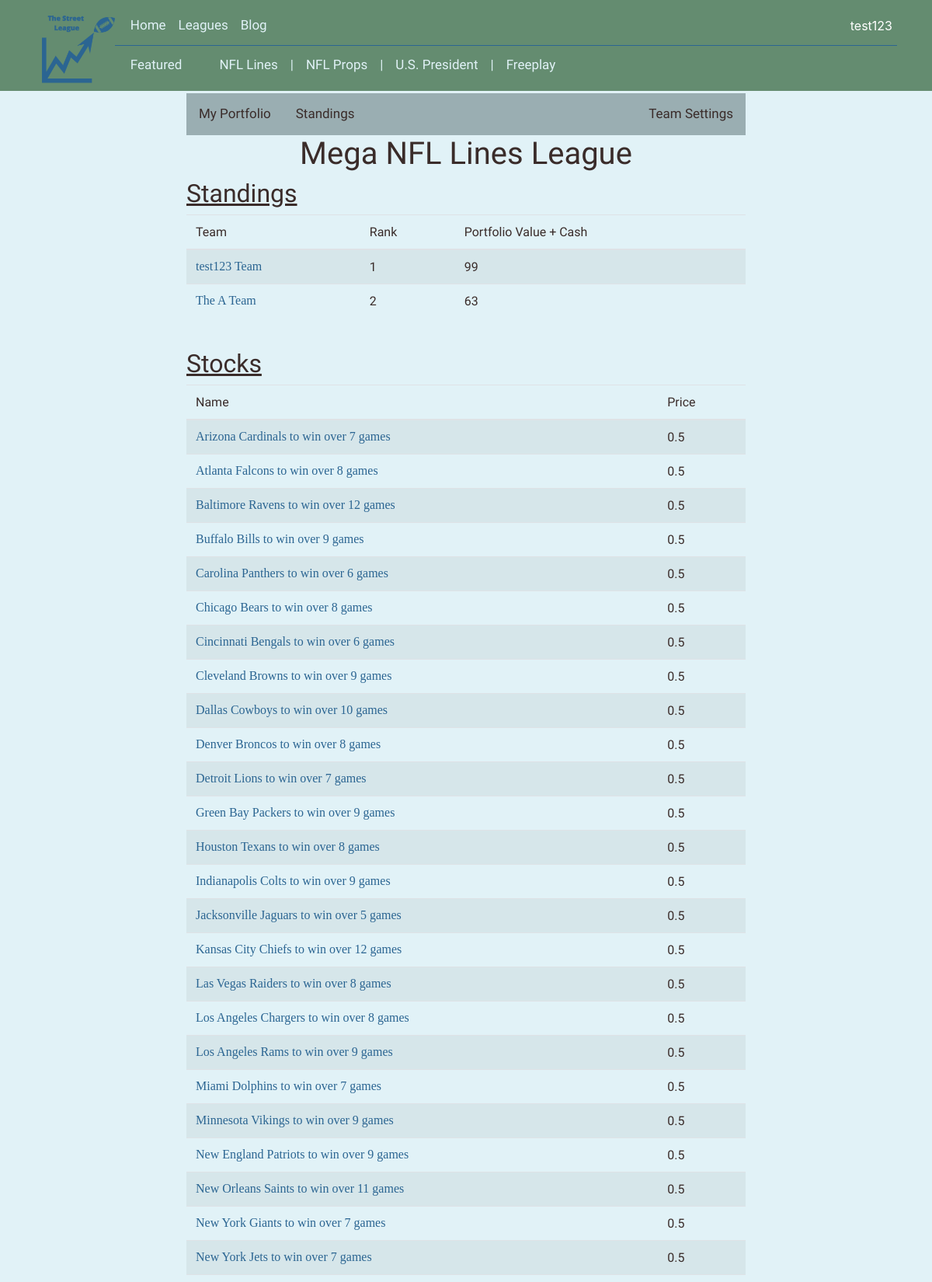
Screenshot of /league/13/ (signed in, upper part) with the database file from the repository.
### fantasyworld/models.py (models this page shows, shortened)
class League(models.Model):
	league_type = models.ForeignKey(LeagueType, on_delete=models.CASCADE)
	name = models.CharField(max_length = 100)
	is_public = models.BooleanField(default=False)
	league_password = models.CharField(max_length = 100, null=True, blank=True)

class Team(models.Model):
	user = models.ForeignKey(Profile, on_delete=models.CASCADE)
	league_session = models.ForeignKey(LeagueSession, on_delete=models.CASCADE)
	team_name = models.CharField(max_length=100, default = "Team")
	is_commissioner = models.BooleanField(default=False)
	budget = models.FloatField(default=100)
	def get_current_portfolio_value(self):
		portfolio_value = 0
		stock_transaction_set = self.stocktransaction_set.all()
		for stock_transaction in stock_transaction_set:
			stock = stock_transaction.stock
			if stock_transaction.bought_stock:
				quantity = stock_transaction.quantity
			else:
				quantity = (-1)*stock_transaction.quantity
			stock_price = stock.price
			portfolio_value += quantity*stock_price
		return portfolio_value

class Stock(models.Model):
	stock_set = models.ForeignKey(StockSet, on_delete = models.CASCADE)
	name = models.CharField(max_length=100,  default="Untitled")
	price = models.FloatField()
	transactions = models.ManyToManyField(Team, through = 'StockTransaction',
		default=None)
	description = models.CharField(max_length=1000, null=True, blank=True)
	stock_type = models.CharField(max_length=100, default='Generic')

### fantasyworld/views/league_views.py (the view)
# urls.py: path('league/<int:league_id>/', views.league_home,
def league_home(request, league_id):
	try:
		league = League.objects.get(pk=league_id)
	except League.DoesNotExist:
		raise Http404("League Does Not Exist :(")
	'''require user to be logged in to see league'''
	'''note: user does not have to be part of league'''
	user = request.user
	if not user.is_authenticated:
		return redirect('/login')
	else:
		try:
			league_session = LeagueSession.objects.get(league=league,
				is_current_league_session=True)
		except LeagueSession.DoesNotExist:
			league_session = LeagueSession(league=league)
			league_session.save()
		teams = Team.objects.filter(league_session=league_session)
		team = Team.objects.filter(league_session = league_session,
			user=Profile.objects.get(user=user))
		user_in_league = team.exists()
		if user_in_league:
			user_is_commissioner = team[0].is_commissioner
			users_team_id = team[0].id
		else:
			user_is_commissioner = False
			users_team_id = 0
		stock_sets = StockSet.objects.filter(league_session=league_session)
		all_stocks = []
		for stock_set in stock_sets:
			stocks = Stock.objects.filter(stock_set=stock_set)
			all_stocks += stocks
		team_portfolio_values = []
		for team in teams:
			portfolio_value = team.get_current_portfolio_value()
			team_portfolio_values.append((team, portfolio_value))
		team_portfolio_values.sort(key=lambda x: x[1], reverse=True)
		team_ranks = []
		i=1
		for team, portfolio_value in team_portfolio_values:
			team_ranks.append((team, portfolio_value, i))
			i += 1
	return render(request, 'fantasyworld/league_home.html',
		context={'league': league,
					'user_in_league': user_in_league,
					'users_team_id': users_team_id,
					'user_is_commissioner': user_is_commissioner,
					'team_ranks': team_ranks,
					'all_stocks': all_stocks})

### fantasyworld/templates/fantasyworld/league_home.html (shortened to what this page needs)
{% extends 'fantasyworld/bases/teampage_header.html' %}
{% block teampage_header %}
<h1>{{league.name}}</h1>
{% if league.is_public or user_in_league %}
<h2><u>Standings</u></h2>
<table class="table table-striped" style="margin-top: 5px;">
  <thead>
    <tr>
      <th scope="col">Team</th>
      <th scope="col">Rank</th>
      <th scope="col">Portfolio Value + Cash</th>
    </tr>
  </thead>
  <tbody>
  {% for team, team_portfolio_value, team_rank in team_ranks%}
    <tr>
      <th> <a href="{% url 'fantasyworld:team_home' team.id %}"> {{team.team_name}} </a> </th>
      <th> {{team_rank}} </th>
      <th> {{team.budget|add:team_portfolio_value}} </th>
  {% endfor %}
  </tbody>
</table>
<br>
<h2><u>Stocks</u></h2>
  {% if all_stocks %}
  <table class="table table-striped" style="margin-top: 5px;">
    <thead>
      <tr>
        <th scope="col">Name</th>
        <th scope="col">Price</th>
      </tr>
    </thead>
    <tbody>
      {% for stock in all_stocks %}
        <tr>
        <th> <a href="{% url 'fantasyworld:stock_detail' stock.id %}"> {{stock.name}} </a></th>
        <th> {{stock.price}} </th>
        </tr>
      {% endfor %}
    </tbody>
  </table>
  {% endif %}
{%endif %}
{% endblock %}

### fantasyworld/templates/fantasyworld/bases/base.html (shortened to what this page needs)
{% load static %}
<html>
    <head>
        <link rel="stylesheet" href="https://stackpath.bootstrapcdn.com/bootstrap/4.3.1/css/bootstrap.min.css">
        <link rel="stylesheet" href="https://cdnjs.cloudflare.com/ajax/libs/font-awesome/4.7.0/css/font-awesome.min.css">
        <link rel="stylesheet" href="{% static 'fantasyworld/style.css' %}">
    </head>
    <body>
        <nav class="navbar navbar-expand-md fixed-top ">
            <div class="container">
                <img src="{% static 'images/StreetLeagueLogo.png' %}" height="100px" style="border:0px" />
                <div class="collapse navbar-collapse flex-column align-items-start" id="navbarCollapse">
                    <ul class="navbar-nav bottom-border mb-auto mt-0">
                        <li class="nav-item active">
                            <a class="nav-link py-0" href="{% url 'fantasyworld:index'%}">Home</a>
                        </li>
                        <li class="nav-item">
                            <a class="nav-link py-0" href="{% url 'fantasyworld:league_categories'%}">Leagues</a>
                        </li>
                        <li class="nav-item">
                            <a class="nav-link py-0" href="#">Blog</a>
                        </li>
                        <div class = "navbar-right ml-auto">
                            {% if user.is_authenticated %}
                            <div class="dropdown">
                                <button class="dropbtn">{{ user }}</button>
                            </div>
                            {% else %}
                            <a class="nav-link py-0" href="{% url 'fantasyworld:login'%}">Sign In</a>
                            {% endif %}
                        </div>
                    </ul>
                    <ul class="nav navbar-nav mb-auto mt-0">
                        <li class="nav-item active">
                            <a class="nav-link py-0" href="#">Featured</a>
                        </li>
                        <li class="nav-item active">
                        </li>
                        <li class="nav-item active">
                        </li>
                        <li class="nav-item active">
                            <a class="nav-link py-0" href="{% url 'fantasyworld:leaguetype_home' 7 %}">NFL Lines</a>
                        </li>
                        <li class="nav-item active">
                            <a class="nav-link py-0" href="#">|</a>
                        </li>
                        <li class="nav-item active">
                            <a class="nav-link py-0" href="#">NFL Props</a>
                        </li>
                        <li class="nav-item active">
                            <a class="nav-link py-0" href="#">|</a>
                        </li>
                        <li class="nav-item active">
                            <a class="nav-link py-0" href="#">U.S. President</a>
                        </li>
                        <li class="nav-item active">
                            <a class="nav-link py-0" href="#">|</a>
                        </li>
                        <li class="nav-item active">
                            <a class="nav-link py-0" href="#">Freeplay</a>
                        </li>
                    </ul>
                </div>
            </div>
        </nav>
        <main>
            <div id="super_wrapper">
                <div id="wrapper">
            	   {% block content %}
            	   {% endblock %}
                </div>
        </main>
        <br>
        <br>
    </body>
</html>

### fantasyworld/static/fantasyworld/style.css (style rules this page uses)
.table-striped { width: 1px; white-space: nowrap; }
#wrapper { margin-left: auto; margin-right: auto; width: 60%; position: relative; }
#super_wrapper { min-height: 80vh; }
p, li { font-family: "Open-Sans"; color: #3A2C2A; }
a { font-family: "Open-Sans"; color: #2B6592; }
h1, h2, h3, h4, h5, h6 { font-family: "Titillium Web"; color: #3A2C2A; }
th, tb { text-align: left; font-family: "Titillium Web"; color: #3A2C2A; }
h1, h3, h5 { text-align: center; }
body { background-color: #E1F2F7; padding-top: 120px; }
.navbar { background-color: #648C70; }
.small-font a, th, tbody { font-family: "Titillium Web"; font-size: 16px !important; font-weight: normal; }
.navbar-nav { padding-top: 12px; padding-bottom: 12px; padding-left: 12px; }
.bottom-border { border-bottom: 1px solid; margin: 0px; width: 100%; border-color: #2B6592; }
.navbar a { color: #E1F2F7; font-size: 17px; font-family: "Titillium Web"; }
.navbar-nav a { color: #E1F2F7; }
img { border: 3px solid #282c34; }
.dropbtn { background-color: #648C70; color: white; font-size: 16px; border: none; }
.dropdown { position: relative; display: inline-block; }

### rows the page displays
League: name "Mega NFL Lines League"
Team: team_name "test123 Team", team_rank "1", budget|add "99"
Team: team_name "The A Team", team_rank "2", budget|add "63"
Stock: name "Arizona Cardinals to win over 7 games", price "0.5"
Stock: name "Atlanta Falcons to win over 8 games", price "0.5"
Stock: name "Baltimore Ravens to win over 12 games", price "0.5"
Stock: name "Buffalo Bills to win over 9 games", price "0.5"
Stock: name "Carolina Panthers to win over 6 games", price "0.5"
Stock: name "Chicago Bears to win over 8 games", price "0.5"
Stock: name "Cincinnati Bengals to win over 6 games", price "0.5"
Stock: name "Cleveland Browns to win over 9 games", price "0.5"
Stock: name "Dallas Cowboys to win over 10 games", price "0.5"
Stock: name "Denver Broncos to win over 8 games", price "0.5"
Stock: name "Detroit Lions to win over 7 games", price "0.5"
Stock: name "Green Bay Packers to win over 9 games", price "0.5"
Stock: name "Houston Texans to win over 8 games", price "0.5"
Stock: name "Indianapolis Colts to win over 9 games", price "0.5"
Stock: name "Jacksonville Jaguars to win over 5 games", price "0.5"
Stock: name "Kansas City Chiefs to win over 12 games", price "0.5"
Stock: name "Las Vegas Raiders to win over 8 games", price "0.5"
Stock: name "Los Angeles Chargers to win over 8 games", price "0.5"
Stock: name "Los Angeles Rams to win over 9 games", price "0.5"
Stock: name "Miami Dolphins to win over 7 games", price "0.5"
Stock: name "Minnesota Vikings to win over 9 games", price "0.5"
Stock: name "New England Patriots to win over 9 games", price "0.5"
Stock: name "New Orleans Saints to win over 11 games", price "0.5"
Stock: name "New York Giants to win over 7 games", price "0.5"
Stock: name "New York Jets to win over 7 games", price "0.5"

### other values shown
{{ user }} "test123"
